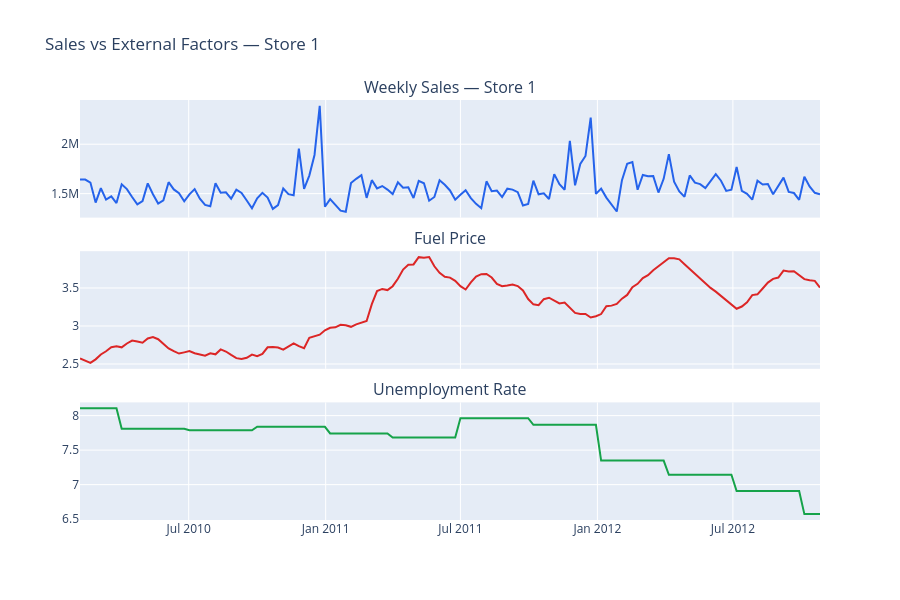

Source (notebook cell):
### Code cell
# Sample to avoid overplotting
sample = df[df['Store'] == 1].groupby('Date').agg(
    Weekly_Sales=('Weekly_Sales', 'sum'),
    Fuel_Price=('Fuel_Price', 'first'),
    Temperature=('Temperature', 'first'),
    Unemployment=('Unemployment', 'first')
).reset_index()

fig = make_subplots(rows=3, cols=1, shared_xaxes=True,
                    subplot_titles=['Weekly Sales — Store 1',
                                    'Fuel Price',
                                    'Unemployment Rate'],
                    vertical_spacing=0.08)

fig.add_trace(go.Scatter(x=sample['Date'], y=sample['Weekly_Sales'],
                         line=dict(color='#2563eb'), name='Sales'), row=1, col=1)
fig.add_trace(go.Scatter(x=sample['Date'], y=sample['Fuel_Price'],
                         line=dict(color='#dc2626'), name='Fuel Price'), row=2, col=1)
fig.add_trace(go.Scatter(x=sample['Date'], y=sample['Unemployment'],
                         line=dict(color='#16a34a'), name='Unemployment'), row=3, col=1)

fig.update_layout(title='Sales vs External Factors — Store 1',
                  height=600, showlegend=False)
fig.write_html('plots/external_factors.html')
fig.show()

print("\nCorrelations with Weekly Sales (Store 1):")
for col in ['Fuel_Price', 'Temperature', 'Unemployment']:
    corr = sample['Weekly_Sales'].corr(sample[col])
    print(f"  {col:<15}: {corr:.4f}")

### Figure 1 — Plotly figure (JSON) as saved in the notebook; plotly's stock layout.template omitted (floating-point values rounded to 4 significant figures; data arrays with more than 128 entries replaced by an {"elided": "..."} marker saying what was removed)
{"data": [{"line": {"color": "#2563eb"}, "name": "Sales", "type": "scatter", "x": {"elided": "143 str values"}, "xaxis": "x", "y": {"elided": "143 float values"}, "yaxis": "y"}, {"line": {"color": "#dc2626"}, "name": "Fuel Price", "type": "scatter", "x": {"elided": "143 str values"}, "xaxis": "x2", "y": {"elided": "143 float values"}, "yaxis": "y2"}, {"line": {"color": "#16a34a"}, "name": "Unemployment", "type": "scatter", "x": {"elided": "143 str values"}, "xaxis": "x3", "y": {"elided": "143 float values"}, "yaxis": "y3"}], "layout": {"annotations": [{"font": {"size": 16}, "showarrow": false, "text": "Weekly Sales — Store 1", "x": 0.5, "xanchor": "center", "xref": "paper", "y": 1, "yanchor": "bottom", "yref": "paper"}, {"font": {"size": 16}, "showarrow": false, "text": "Fuel Price", "x": 0.5, "xanchor": "center", "xref": "paper", "y": 0.64, "yanchor": "bottom", "yref": "paper"}, {"font": {"size": 16}, "showarrow": false, "text": "Unemployment Rate", "x": 0.5, "xanchor": "center", "xref": "paper", "y": 0.28, "yanchor": "bottom", "yref": "paper"}], "height": 600, "showlegend": false, "title": {"text": "Sales vs External Factors — Store 1"}, "xaxis": {"anchor": "y", "domain": [0, 1], "matches": "x3", "showticklabels": false}, "xaxis2": {"anchor": "y2", "domain": [0, 1], "matches": "x3", "showticklabels": false}, "xaxis3": {"anchor": "y3", "domain": [0, 1]}, "yaxis": {"anchor": "x", "domain": [0.72, 1]}, "yaxis2": {"anchor": "x2", "domain": [0.36, 0.64]}, "yaxis3": {"anchor": "x3", "domain": [0, 0.28]}}}
